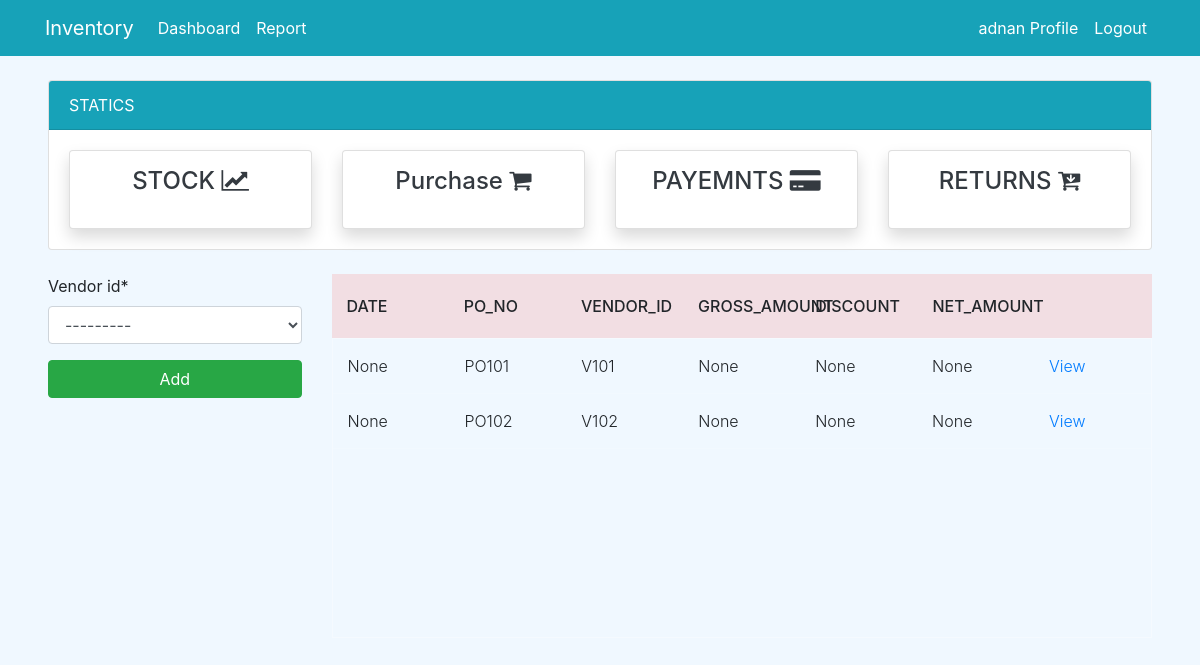
Before: /purchase/ (signed in) with the older database file.
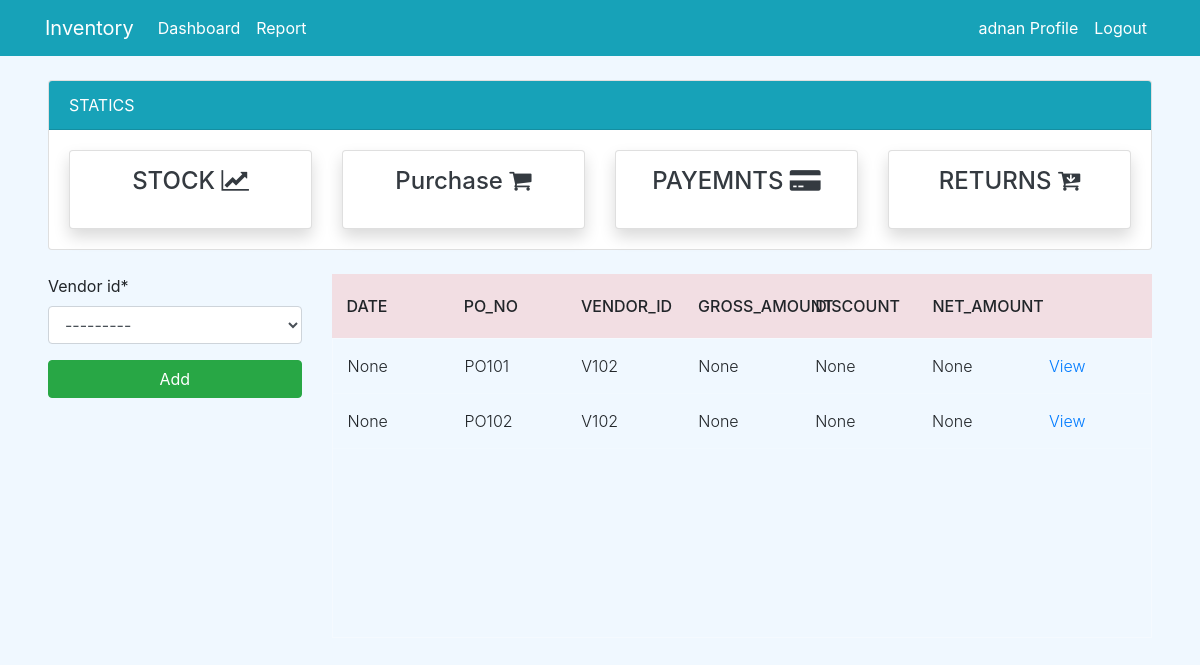
After: the same page with the newer database file.
### dashboard/models.py (models this page shows, shortened)
class Vendor(models.Model):
    vendor_no = models.IntegerField(null=True)
    vendor_id = models.CharField(max_length=100, null=True, unique=True)
    vendor_name = models.CharField(max_length=100, null=True)
    vendor_address = models.CharField(max_length=200, null=True)
    vendor_mobile = models.CharField(max_length=15,null=True)
    def __str__(self):
            return self.vendor_id

class PurchaseOrder(models.Model):
    date = models.DateField(null=True)
    po_no = models.IntegerField(null=True)
    po_number = models.CharField(max_length=100, null=True, unique=True)
    vendor_id = models.ForeignKey(Vendor, on_delete=models.CASCADE,null=True)
    gross_amount = models.IntegerField(null=True)
    discount = models.IntegerField(null=True)
    net_amount = models.IntegerField(null=True)

### dashboard/views.py (the view)
# urls.py: path('purchase/',views.purchase,name='purchase'),
@login_required
def purchase(request):
    vendors = Vendor.objects.all()
    purchase_orders = PurchaseOrder.objects.all()
    po_n = 101 if PurchaseOrder.objects.count() == 0 else PurchaseOrder.objects.aggregate(max=Max('po_no'))["max"] + 1
    if request.method == 'POST':
        form = PurchaseOrderForm(request.POST)
        ven = request.POST.get('vendor_id')
        ven1 = vendors.get(id=ven)
        if form.is_valid():
            PurchaseOrder(po_no=po_n,po_number=(f'{"PO"}{po_n}'),vendor_id=ven1).save()
            po = (f'{"PO"}{po_n}')
            ven2 = purchase_orders.values('po_number').filter(po_number=po)[0]['po_number']
            return redirect("purchase_add" ,ven2)
    else:
        form = PurchaseOrderForm
    context = {
        'purchase_orders' : purchase_orders,
        'form' : form,
    }
    return render(request, 'purchase/purchase_orders.html',context)

### templates/purchase/purchase_orders.html (shortened to what this page needs)
{% extends 'partial/base.html' %}
{% load crispy_forms_tags %}
{% block content %}
{% if user.is_authenticated and user.is_superuser %}
{% else %}
{% include 'partial/topnav_staff.html'%}
<div class="mx-5">
    <div class="row my-4">
        <div class="col-md-3">
            <form method = "POST">
                {{form|crispy}}
                <input class="btn btn-success btn-block" data-backdrop="static" type="submit" value="Add">
            </form>
        </div>
        <div class="col-md-9">
            <div class="tbl-header">
                <table cellpadding="0" cellspacing="0" border="0">
                  <thead>
                    <tr>
                      <th scope="col">Date</th>
                      <th scope="col">PO_NO</th>
                      <th scope="col">Vendor_id</th>
                      <th scope="col">Gross_amount</th>
                      <th scope="col">Discount</th>
                      <th scope="col">Net_Amount</th>
                      <th scope="col"></th>
                    </tr>
                  </thead>
                </table>
              </div>
              <div class="tbl-content">
                <table cellpadding="0" cellspacing="0" border="0">
                  <tbody>
                    {% for purchase_order in purchase_orders %}
                      <tr>
                        <td>{{ purchase_order.date }}</td>
                        <td>{{ purchase_order.po_number }}</td>
                        <td>{{ purchase_order.vendor_id }}</td>
                        <td>{{ purchase_order.gross_amount }}</td>
                        <td>{{ purchase_order.discount }}</td>
                        <td>{{ purchase_order.net_amount }}</td>
                        <td><a href="{% url 'purchase_view' purchase_order.id %}">View</a></td>
                      </tr>
                    {% endfor %}
                  </tbody>
                </table>
              </div>
        </div>
    </div>
</div
{% endif %}
{% endblock %}

### templates/partial/base.html (shortened to what this page needs)
{% load static %}
<!doctype html>
<html lang="en">
  <head>
    <link href="https://maxcdn.bootstrapcdn.com/font-awesome/4.6.0/css/font-awesome.min.css" rel="stylesheet">
    <link rel="stylesheet" href="{% static 'bootstrap.min.css' %}">
	  <link rel="stylesheet" href="{% static 'style.css' %}" />
    <link rel="stylesheet" href="{% static 'tblstyle.css' %}" />
  </head>
  <body>
    {% include 'partial/nav.html' %}
    {% block content %}
    {% endblock %}
  </body>
</html>

### templates/partial/nav.html (shortened to what this page needs)
    <nav class="navbar navbar-expand-lg navbar-info bg-info">
        {% if user.is_authenticated %}
        <div class="container">
            <a class="navbar-brand text-white" href="#">Inventory</a>
            <div class="collapse navbar-collapse" id="navbarSupportedContent">
            <ul class="navbar-nav mr-auto">
                <li class="nav-item active">
                <a class="nav-link text-white" href="{% url 'dashboard-index' %}">Dashboard <span class="sr-only">(current)</span></a>
				</li>
                <li class="nav-item active">
                    <a class="nav-link text-white" href="#">Report<span class="sr-only">(current)</span></a>
                </li>
            </ul>
			<ul class="navbar-nav ml-auto">
                <li class="nav-item active">
                <a class="nav-link text-white" data-toggle="modal" data-target="#viewP-{{ user.id}}"> {{ user.username }} Profile <span class="sr-only">(current)</span></a>
                </li>
                <li class="nav-item">
                <a class="nav-link text-white" href="{% url 'user-logout' %}">Logout</a>
                </li>
            </ul>
        {% endif %}
      </nav>

### templates/partial/topnav_staff.html (shortened to what this page needs)
{% if user.is_authenticated %}
	<div class="mx-5">
        <div class="row mt-4">
            <div class="col-md-12">
				<div class="card">
					<div class="card-header bg-info text-white">
						STATICS
					</div>
					<div class="card-body">
						<div class="row">
							<div class="col-md-3">
								<a class="text-decoration-none text-dark" href="{% url 'stock' %}">
									<div class="card my-card shadow text-center p-3">
										<h4>STOCK <i class="fa fa-line-chart"></i></h4>
									</div>
								</a>
							</div>
							<div class="col-md-3">
								<a class="text-decoration-none text-dark" href="{% url 'purchase' %}">
									<div class="card my-card shadow text-center p-3">
										<h4>Purchase <i class="fa fa-shopping-cart"></i></h4>
									</div>
								</a>
							</div>
							<div class="col-md-3">
								<a class="text-decoration-none text-dark" href="#">
									<div class="card my-card shadow text-center p-3">
										<h4>PAYEMNTS <i class="fa fa-credit-card-alt"></i></h4>
									</div>
								</a>
							</div>
							<div class="col-md-3">
								<a class="text-decoration-none text-dark" href="#">
									<div class="card my-card shadow text-center p-3">
										<h4>RETURNS <i class="fa fa-cart-arrow-down"></i></h4>
									</div>
								</a>
							</div>
						</div>
					</div>
				</div>
			</div>
		</div>
        </div>
{% else %}
<h1>hwllo</h1>
{% endif %}

### static/style.css (style rules this page uses)
body { background-color: aliceblue; }

### static/tblstyle.css (style rules this page uses)
table { width:100%; table-layout: fixed; }
.tbl-header { background-color: rgba(243, 162, 162, 0.3); }
.tbl-content { height:300px; overflow-x:auto; margin-top: 0px; border: 1px solid rgba(255,255,255,0.3); }
th { padding: 20px 15px; text-align: left; font-weight: 500; text-transform: uppercase; }
td { padding: 15px; text-align: left; vertical-align:middle; font-weight: 300; border-bottom: solid 1px rgba(255,255,255,0.1); }

Changed rows visible on the page:
removed PurchaseOrder: date "None", po_number "PO101", vendor_id "V101", gross_amount "None", discount "None", net_amount "None"
added PurchaseOrder: date "None", po_number "PO101", vendor_id "V102", gross_amount "None", discount "None", net_amount "None"
